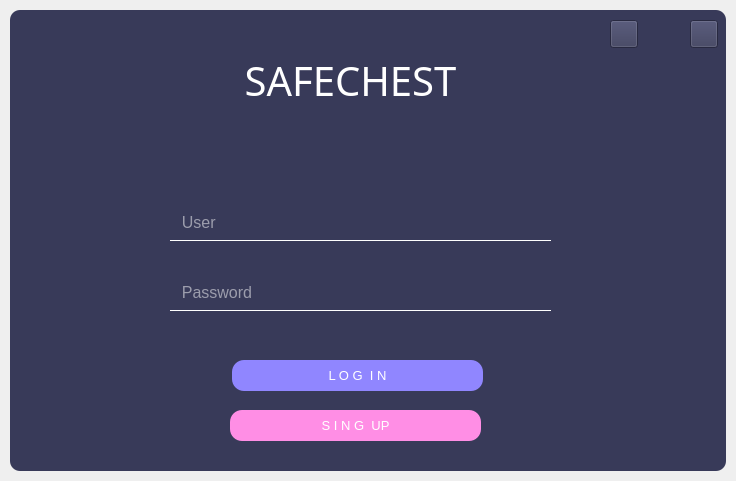
<?xml version="1.0" encoding="UTF-8"?>
<ui version="4.0">
 <class>LogScreen</class>
 <widget class="QMainWindow" name="LogScreen">
  <property name="geometry">
   <rect>
    <x>0</x>
    <y>0</y>
    <width>736</width>
    <height>481</height>
   </rect>
  </property>
  <property name="windowTitle">
   <string>MainWindow</string>
  </property>
  <widget class="QWidget" name="centralwidget">
   <layout class="QVBoxLayout" name="verticalLayout">
    <property name="spacing">
     <number>0</number>
    </property>
    <property name="leftMargin">
     <number>10</number>
    </property>
    <property name="topMargin">
     <number>10</number>
    </property>
    <property name="rightMargin">
     <number>10</number>
    </property>
    <property name="bottomMargin">
     <number>10</number>
    </property>
    <item>
     <widget class="QFrame" name="dropShadowFrame">
      <property name="styleSheet">
       <string notr="true">QFrame {	
	background-color: rgb(56, 58, 89);	
	color: rgb(220, 220, 220);
	border-radius: 10px;
}</string>
      </property>
      <property name="frameShape">
       <enum>QFrame::StyledPanel</enum>
      </property>
      <property name="frameShadow">
       <enum>QFrame::Raised</enum>
      </property>
      <widget class="QLabel" name="label_title">
       <property name="geometry">
        <rect>
         <x>10</x>
         <y>40</y>
         <width>661</width>
         <height>61</height>
        </rect>
       </property>
       <property name="font">
        <font>
         <family>Poor Richard</family>
         <pointsize>30</pointsize>
        </font>
       </property>
       <property name="styleSheet">
        <string notr="true">color:rgb(255, 255, 255);</string>
       </property>
       <property name="text">
        <string>&lt;html&gt;&lt;head/&gt;&lt;body&gt;&lt;p&gt;SAFECHEST&lt;/p&gt;&lt;/body&gt;&lt;/html&gt;</string>
       </property>
       <property name="alignment">
        <set>Qt::AlignCenter</set>
       </property>
      </widget>
      <widget class="QLineEdit" name="user_login_txt">
       <property name="geometry">
        <rect>
         <x>160</x>
         <y>200</y>
         <width>381</width>
         <height>31</height>
        </rect>
       </property>
       <property name="font">
        <font>
         <family>Segoe UI</family>
         <pointsize>12</pointsize>
        </font>
       </property>
       <property name="styleSheet">
        <string notr="true">background-color: rgba(0,0,0,0);
border: 1px solid rgba(0,0,0,0);
border-bottom-color: rgb(255,255,255);
color: rgb(255,255,255);
padding-bottom:7px</string>
       </property>
       <property name="placeholderText">
        <string>  User</string>
       </property>
      </widget>
      <widget class="QLineEdit" name="pass_login_txt">
       <property name="geometry">
        <rect>
         <x>160</x>
         <y>270</y>
         <width>381</width>
         <height>31</height>
        </rect>
       </property>
       <property name="font">
        <font>
         <family>Segoe UI</family>
         <pointsize>12</pointsize>
        </font>
       </property>
       <property name="styleSheet">
        <string notr="true">background-color: rgba(0,0,0,0);
border: 1px solid rgba(0,0,0,0);
border-bottom-color: rgb(255,255,255);
color: rgb(255,255,255);
padding-bottom:7px</string>
       </property>
       <property name="echoMode">
        <enum>QLineEdit::Password</enum>
       </property>
       <property name="placeholderText">
        <string>  Password</string>
       </property>
      </widget>
      <widget class="QPushButton" name="loginButton">
       <property name="geometry">
        <rect>
         <x>222</x>
         <y>350</y>
         <width>251</width>
         <height>31</height>
        </rect>
       </property>
       <property name="font">
        <font>
         <family>Segoe UI</family>
         <pointsize>10</pointsize>
        </font>
       </property>
       <property name="cursor">
        <cursorShape>PointingHandCursor</cursorShape>
       </property>
       <property name="styleSheet">
        <string notr="true">QPushButton#loginButton{
background-color: rgb(144, 134, 255);
border-radius: 12px;
color:rgb(255,255,255);


}
QPushButton#loginButton::hover{
background-color:rgb(106, 116, 255);

}

QPushButton#loginButton::pressed{
background-color:rgb(49, 49, 255);
}

QPushButton #loginButton{
background-color:  rgb(144, 134, 255);

}</string>
       </property>
       <property name="text">
        <string>L O G  I N</string>
       </property>
      </widget>
      <widget class="QPushButton" name="signButton">
       <property name="geometry">
        <rect>
         <x>220</x>
         <y>400</y>
         <width>251</width>
         <height>31</height>
        </rect>
       </property>
       <property name="font">
        <font>
         <family>Segoe UI</family>
         <pointsize>10</pointsize>
        </font>
       </property>
       <property name="cursor">
        <cursorShape>PointingHandCursor</cursorShape>
       </property>
       <property name="styleSheet">
        <string notr="true">QPushButton#signButton{
background-color: rgb(255, 142, 229);
border-radius: 12px;
color:rgb(255,255,255);


}
QPushButton#signButton::hover{
background-color:rgb(255, 93, 239)

}

QPushButton#signButton::pressed{
background-color:rgb(255, 62, 236)
}

QPushButton #signButton{
background-color:   rgb(255, 142, 229);

}</string>
       </property>
       <property name="text">
        <string>S I N G  UP</string>
       </property>
      </widget>
      <widget class="QPushButton" name="closeAppBtn">
       <property name="geometry">
        <rect>
         <x>680</x>
         <y>10</y>
         <width>28</width>
         <height>28</height>
        </rect>
       </property>
       <property name="minimumSize">
        <size>
         <width>28</width>
         <height>28</height>
        </size>
       </property>
       <property name="maximumSize">
        <size>
         <width>28</width>
         <height>28</height>
        </size>
       </property>
       <property name="font">
        <font>
         <stylestrategy>PreferDefault</stylestrategy>
        </font>
       </property>
       <property name="cursor">
        <cursorShape>PointingHandCursor</cursorShape>
       </property>
       <property name="toolTip">
        <string>Close</string>
       </property>
       <property name="styleSheet">
        <string notr="true">QPushButton#closeAppBtn{

background-color:rgb(56, 58, 89)

}</string>
       </property>
       <property name="text">
        <string/>
       </property>
       <property name="icon">
        <iconset resource="../pyq6/resources.qrc">
         <normaloff>:/icons/images/icons/icon_close.png</normaloff>:/icons/images/icons/icon_close.png</iconset>
       </property>
       <property name="iconSize">
        <size>
         <width>20</width>
         <height>20</height>
        </size>
       </property>
      </widget>
      <widget class="QPushButton" name="minimizeAppBtn">
       <property name="geometry">
        <rect>
         <x>600</x>
         <y>10</y>
         <width>28</width>
         <height>28</height>
        </rect>
       </property>
       <property name="minimumSize">
        <size>
         <width>28</width>
         <height>28</height>
        </size>
       </property>
       <property name="maximumSize">
        <size>
         <width>28</width>
         <height>28</height>
        </size>
       </property>
       <property name="cursor">
        <cursorShape>PointingHandCursor</cursorShape>
       </property>
       <property name="toolTip">
        <string>Minimize</string>
       </property>
       <property name="styleSheet">
        <string notr="true">QPushButton#minimizeAppBtn{
background-color:rgb(56, 58, 89);

}</string>
       </property>
       <property name="text">
        <string/>
       </property>
       <property name="icon">
        <iconset resource="../pyq6/resources.qrc">
         <normaloff>:/icons/images/icons/icon_minimize.png</normaloff>:/icons/images/icons/icon_minimize.png</iconset>
       </property>
       <property name="iconSize">
        <size>
         <width>20</width>
         <height>20</height>
        </size>
       </property>
      </widget>
     </widget>
    </item>
   </layout>
  </widget>
 </widget>
 <resources>
  <include location="../pyq6/resources.qrc"/>
 </resources>
 <connections/>
</ui>
